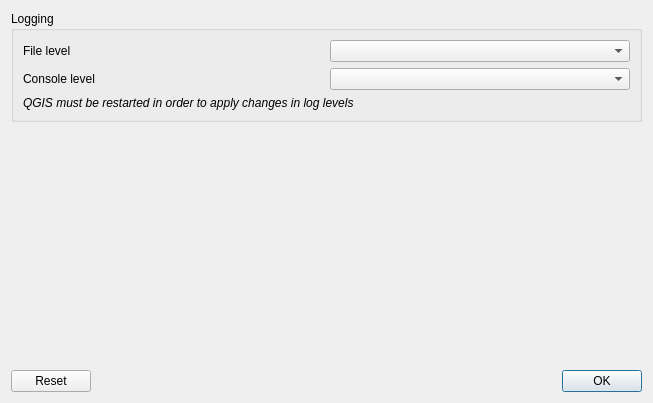
<?xml version="1.0" encoding="UTF-8"?>
<ui version="4.0">
 <class>Dialog</class>
 <widget class="QDialog" name="Dialog">
  <property name="geometry">
   <rect>
    <x>0</x>
    <y>0</y>
    <width>653</width>
    <height>403</height>
   </rect>
  </property>
  <property name="windowTitle">
   <string>Settings</string>
  </property>
  <layout class="QVBoxLayout" name="verticalLayout_2">
   <item>
    <layout class="QVBoxLayout" name="verticalLayout">
     <item>
      <layout class="QVBoxLayout" name="layout_setting_items"/>
     </item>
     <item>
      <widget class="QgsCollapsibleGroupBox" name="mGroupBox_3">
       <property name="sizePolicy">
        <sizepolicy hsizetype="Preferred" vsizetype="Fixed">
         <horstretch>0</horstretch>
         <verstretch>0</verstretch>
        </sizepolicy>
       </property>
       <property name="title">
        <string>Logging</string>
       </property>
       <layout class="QVBoxLayout" name="verticalLayout_8">
        <item>
         <layout class="QGridLayout" name="gridLayout_5">
          <item row="1" column="0">
           <widget class="QLabel" name="label_level_console">
            <property name="sizePolicy">
             <sizepolicy hsizetype="Preferred" vsizetype="Fixed">
              <horstretch>0</horstretch>
              <verstretch>0</verstretch>
             </sizepolicy>
            </property>
            <property name="text">
             <string>Console level</string>
            </property>
           </widget>
          </item>
          <item row="1" column="1">
           <widget class="QComboBox" name="combo_box_log_level_console"/>
          </item>
          <item row="0" column="0">
           <widget class="QLabel" name="label_level_file">
            <property name="sizePolicy">
             <sizepolicy hsizetype="Preferred" vsizetype="Fixed">
              <horstretch>0</horstretch>
              <verstretch>0</verstretch>
             </sizepolicy>
            </property>
            <property name="text">
             <string>File level</string>
            </property>
           </widget>
          </item>
          <item row="0" column="1">
           <widget class="QComboBox" name="combo_box_log_level_file"/>
          </item>
         </layout>
        </item>
        <item>
         <widget class="QLabel" name="label">
          <property name="font">
           <font>
            <italic>true</italic>
           </font>
          </property>
          <property name="text">
           <string>QGIS must be restarted in order to apply changes in log levels</string>
          </property>
         </widget>
        </item>
        <item>
         <layout class="QHBoxLayout" name="horizontalLayout_2"/>
        </item>
       </layout>
      </widget>
     </item>
     <item>
      <spacer name="verticalSpacer_2">
       <property name="orientation">
        <enum>Qt::Vertical</enum>
       </property>
       <property name="sizeHint" stdset="0">
        <size>
         <width>20</width>
         <height>40</height>
        </size>
       </property>
      </spacer>
     </item>
     <item>
      <spacer name="verticalSpacer">
       <property name="sizeHint" stdset="0">
        <size>
         <width>20</width>
         <height>40</height>
        </size>
       </property>
      </spacer>
     </item>
    </layout>
   </item>
   <item>
    <widget class="QDialogButtonBox" name="button_box">
     <property name="standardButtons">
      <set>QDialogButtonBox::Ok|QDialogButtonBox::Reset</set>
     </property>
    </widget>
   </item>
  </layout>
 </widget>
 <customwidgets>
  <customwidget>
   <class>QgsCollapsibleGroupBox</class>
   <extends>QGroupBox</extends>
   <header>qgscollapsiblegroupbox.h</header>
   <container>1</container>
  </customwidget>
 </customwidgets>
 <resources/>
 <connections/>
</ui>
